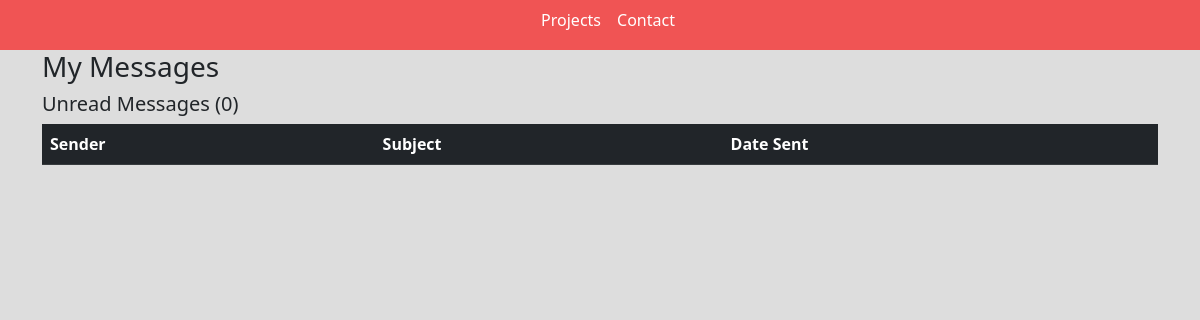
The app's page /inbox/, older data.
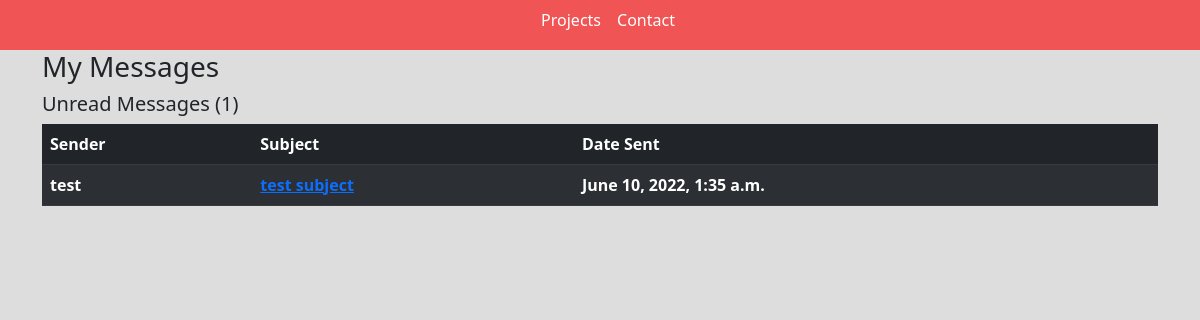
The same page, newer data.
### base/models.py (models this page shows, shortened)
class Message(models.Model):
    name = models.CharField(max_length=200,null=True)
    email = models.CharField(max_length=200,null=True)
    subject = models.CharField(max_length=200,null=True)
    body = models.TextField()
    is_read = models.BooleanField(default=False)
    created = models.DateTimeField(auto_now_add=True)
    id = models.UUIDField(default=uuid.uuid4, unique=True, primary_key=True, editable=False)

### base/views.py (the view)
# urls.py: path('inbox/', views.inboxPage, name="inbox"),
def inboxPage(request):
    inbox = Message.objects.all().order_by('is_read')
    unreadCount = Message.objects.filter(is_read=False).count()
    context = {'inbox':inbox, 'unreadCount': unreadCount}
    return render(request, 'base/inbox.html', context)

### base/templates/base/inbox.html
{% extends 'base/main.html' %}
{% load static %}
{% block content %}
<div class="container">
    <h3>My Messages</h3>
    <h5>Unread Messages ({{unreadCount}})</h5>
    <table class="table table-dark table-striped">
        <thead>
            <tr>
                <th>Sender</th>
                <th>Subject</th>
                <th>Date Sent</th>
            </tr>
        </thead>
        <tbody>
            {% for message in inbox %}
            {% if message.is_read %}
                <tr>
                    {% else %}
                <tr  style="font-weight: 900;">
                    {% endif %}
                    <td>{{message.name}}</td>
                        <td><a href="{% url 'message' message.id %}">{{message.subject}}</a></td>
                    <td>{{message.created}}</td>
                </tr>
            {% endfor %}
        </tbody>
    </table>
</div>
{% endblock content %}

Row changes from the older to the newer data that the page shows:
added Message: name "test", subject "test subject", created "June 10, 2022, 1:35 a.m."
Text that changed along with them:
{{ unreadCount }}: "0" → "1"
